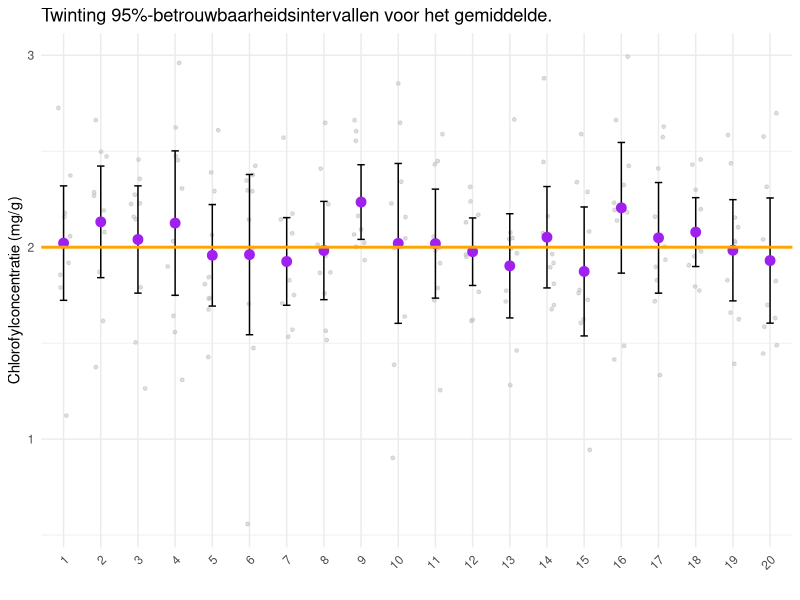

Here is the R script that generated this plot:
## ---- chunk 1
#| code-fold: true
#| warning: false
#| fig-cap: "Illustratie van het concept van een betrouwbaarheidsinterval Getoond worden de 95%-betrouwbaarheidsintervallen van twintig onderzoekers die hetzelfde onderzoek hebben uitgevoerd om de gemiddelde chlorofylconcentratie te bepalen in de bladeren van tarweplanten. De ruwe datapunten zijn in lichtgrijs weergegeven, en de oranje lijn geeft het ware gemiddelde aan -- de populatieparameter."
#| label: fig-bhi

# Load ggplot if necessary
if (!("ggplot2" %in% loadedNamespaces())) {
  library(ggplot2)
}

# Parameters for the population distribution
true_mean <- 2.0
true_sd <- 0.4
n_samples <- 20
sample_size <- 10  # Number of data points in each sample

# Generate 20 random samples
set.seed(125)  # For reproducibility
samples <- replicate(n_samples, rnorm(sample_size, mean = true_mean, sd = true_sd), simplify = FALSE)

# Create a data frame for the individual data points
data_points <- data.frame(
  sample_id = rep(1:n_samples, each = sample_size),
  value = unlist(samples)
)

# Calculate means and 95% confidence intervals
ci_data <- data.frame(
  sample_id = 1:n_samples,
  mean = sapply(samples, mean),
  lower = sapply(samples, function(x) mean(x) - qt(0.975, df = sample_size - 1) * sd(x) / sqrt(sample_size)),
  upper = sapply(samples, function(x) mean(x) + qt(0.975, df = sample_size - 1) * sd(x) / sqrt(sample_size))
)

# Plot the data
ggplot() +
  # Jitter plot for the individual data points
  geom_jitter(
    data = data_points,
    aes(x = factor(sample_id), y = value),
    color = "gray",
    size = 1,
    width = 0.2,
    alpha = 0.5
  ) +
  # Error bars for the confidence intervals
  geom_errorbar(
    data = ci_data,
    aes(x = factor(sample_id), ymin = lower, ymax = upper),
    width = 0.2
  ) +
  # Points for the sample means
  geom_point(
    data = ci_data,
    aes(x = factor(sample_id), y = mean),
    color = "purple",
    size = 3
  ) +
  # Horizontal line for the true population mean
  geom_hline(
    yintercept = true_mean,
    color = "orange",
    linetype = "solid",
    size = 1
  ) +
  labs(
    x = "",
    y = "Chlorofylconcentratie (mg/g)",
    title = "Twinting 95%-betrouwbaarheidsintervallen voor het gemiddelde.",
  ) +
  theme_minimal() +
  theme(axis.text.x = element_text(angle = 45, hjust = 1))
